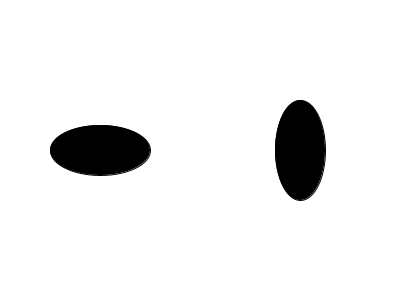
Frame 1 (no input)
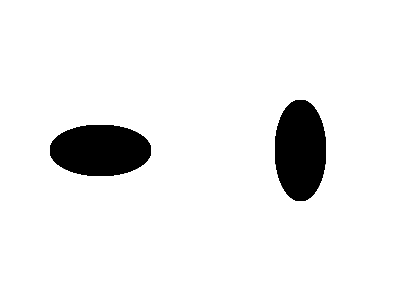
Frame 60 (the mouse pressed at the canvas centre just before this capture)
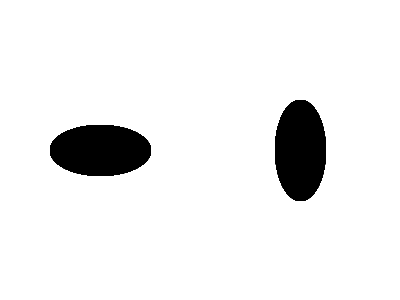
Frame 120 (the mouse held since frame 60 and released just before this capture)

The Processing sketch that drew these frames (run headless with seeded random() and noise(); from frame 60 on, the mouse is pressed at the canvas centre):

// Processing sketch: sketch001c
// ── sketch001c.pde
void setup ()
{
  size (400, 300);
  background (255);
  fill (0);
}

void draw ()
{
  ellipse (100, 150, 100, 50);
  ellipse (300, 150, 50, 100);
}
